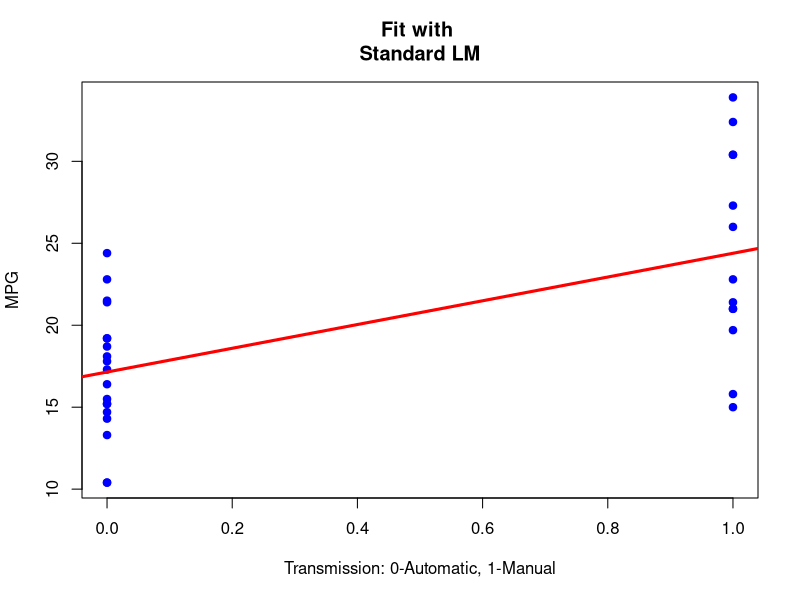
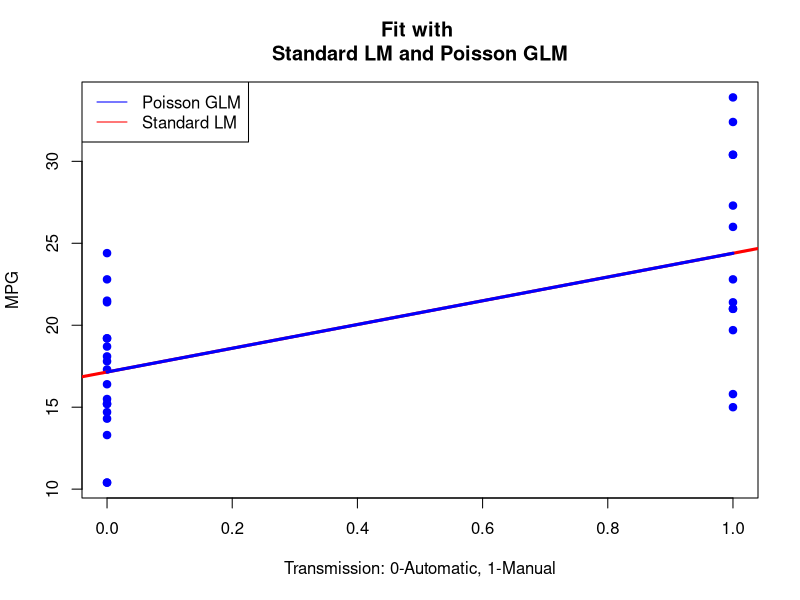
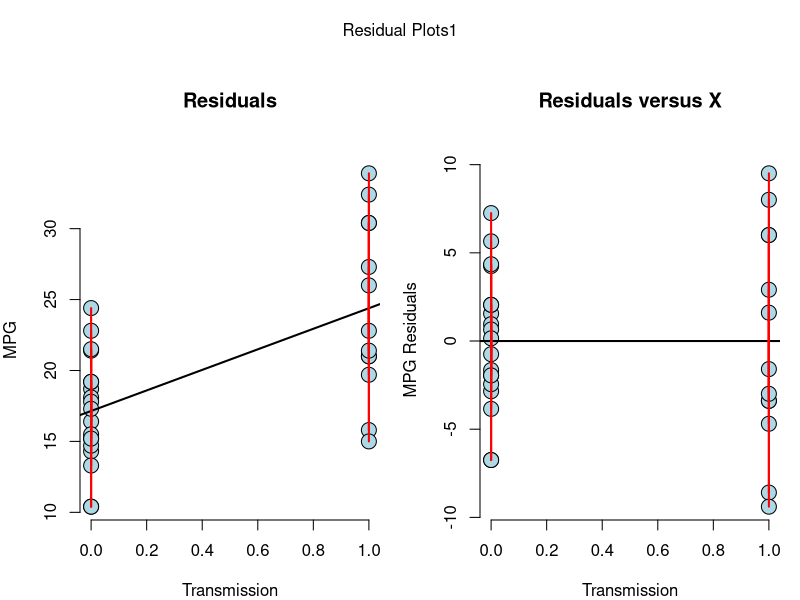
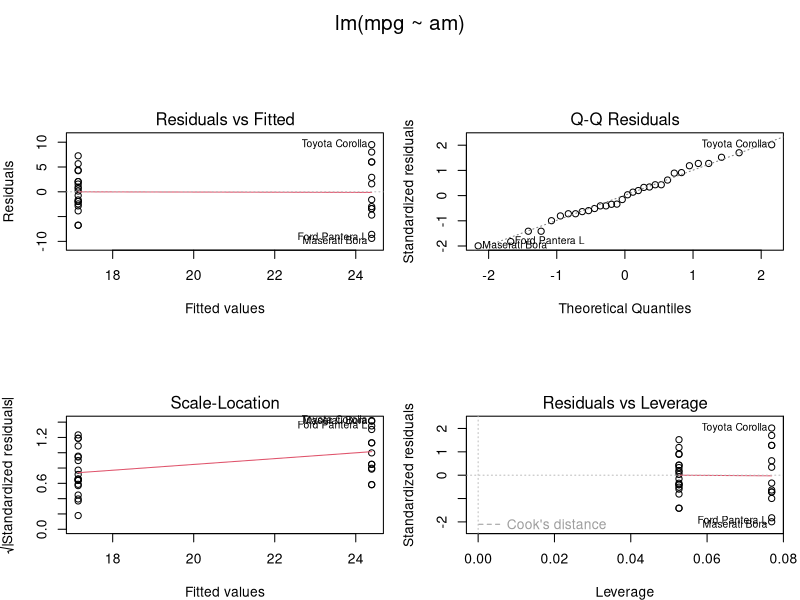
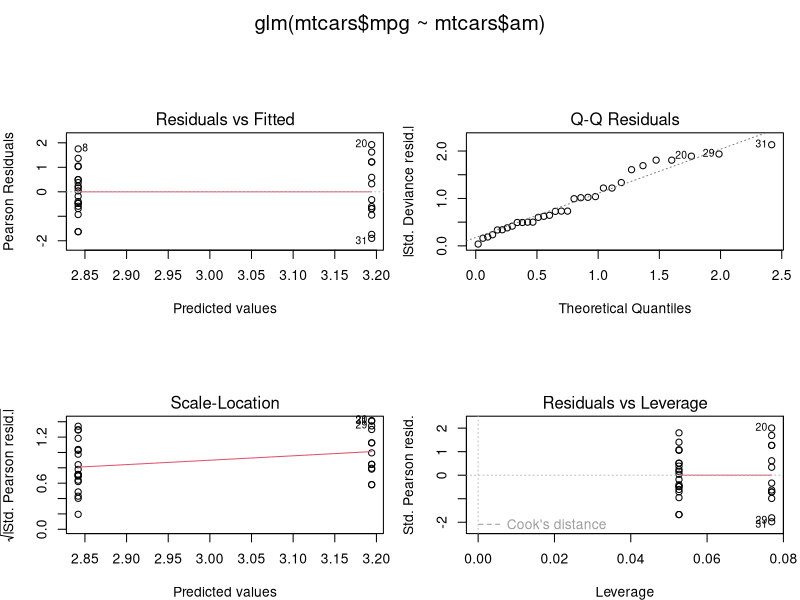

Reproduce these figures in R, in order.
## ---- chunk 1
library(datasets)
data("mtcars")
## ---- chunk 2
str(mtcars)
head(mtcars)
## ---- chunk 3
CR <- lm(mpg ~ am, data = mtcars)
summary(CR)
## ---- chunk 4
plot(mtcars$am,mtcars$mpg,pch=19,col="blue",xlab="Transmission: 0-Automatic, 1-Manual", ylab="MPG", main = "Fit with \
Standard LM")
abline(CR, col = "red", lwd = 3)
## ---- chunk 5
plot(mtcars$am,mtcars$mpg,pch=19,col="blue",xlab="Transmission: 0-Automatic, 1-Manual", ylab="MPG", main = "Fit with \
Standard LM and Poisson GLM")
glm1 = glm(mtcars$mpg ~ mtcars$am,family="poisson")
abline(CR,col="red",lwd=3); lines(mtcars$am,glm1$fitted,col="blue",lwd=3)
legend("topleft", lty = 1, col = c("blue", "red"), legend = c("Poisson GLM", "Standard LM"))
## ---- chunk 6
n <- length(mtcars$mpg)
e <- resid(CR)
yhat <- predict(CR)
max(abs(e -(mtcars$mpg - yhat)))
max(abs(e - (mtcars$mpg  - coef(CR)[1] - coef(CR)[2] * mtcars$am)))
## ---- chunk 7
par(mfrow = c(1,2), mar = c(4,4,6,1), oma = c(0,0,2,0))
plot(mtcars$am, mtcars$mpg,  
     xlab = "Transmission", 
     ylab = "MPG", 
     bg = "lightblue", 
     col = "black", cex = 2, pch = 21,frame = FALSE,
     main = "Residuals")
abline(CR, lwd = 2)
for (i in 1 : n) 
  lines(c(mtcars$am[i], mtcars$am[i]), c(mtcars$mpg [i], yhat[i]), col = "red" , lwd = 2)
 
plot(mtcars$am, e,  
     xlab = "Transmission", 
     ylab = "MPG Residuals", 
     bg = "lightblue", 
     col = "black", cex = 2, pch = 21,frame = FALSE,
     main = "Residuals versus X")
abline(h = 0, lwd = 2)
for (i in 1 : n) 
  lines(c(mtcars$am[i], mtcars$am[i]), c(e[i], 0), col = "red" , lwd = 2)
mtext("Residual Plots1", outer = TRUE)
## ---- chunk 8
par(mfrow= c(2,2))
plot(CR)
## ---- chunk 9
par(mfrow= c(2,2))
plot(glm1)
## ---- chunk 10
confint(CR)
confint(glm1)
